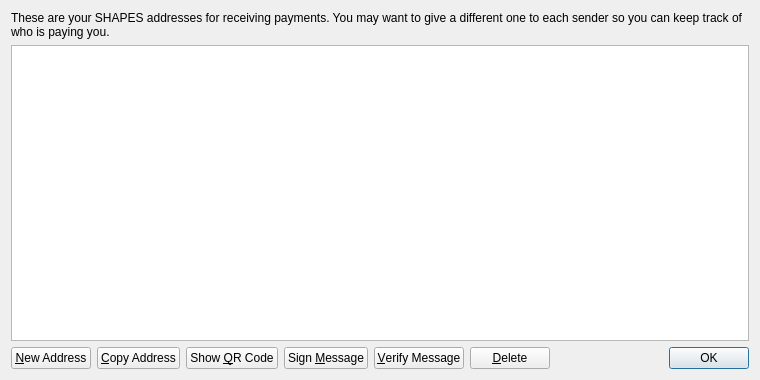
<?xml version="1.0" encoding="UTF-8"?>
<ui version="4.0">
 <class>AddressBookPage</class>
 <widget class="QWidget" name="AddressBookPage">
  <property name="geometry">
   <rect>
    <x>0</x>
    <y>0</y>
    <width>760</width>
    <height>380</height>
   </rect>
  </property>
  <property name="windowTitle">
   <string>Address Book</string>
  </property>
  <layout class="QVBoxLayout" name="verticalLayout">
   <item>
    <widget class="QLabel" name="labelExplanation">
     <property name="text">
      <string>These are your SHAPES addresses for receiving payments. You may want to give a different one to each sender so you can keep track of who is paying you.</string>
     </property>
     <property name="textFormat">
      <enum>Qt::PlainText</enum>
     </property>
     <property name="wordWrap">
      <bool>true</bool>
     </property>
    </widget>
   </item>
   <item>
    <widget class="QTableView" name="tableView">
     <property name="contextMenuPolicy">
      <enum>Qt::CustomContextMenu</enum>
     </property>
     <property name="toolTip">
      <string>Double-click to edit address or label</string>
     </property>
     <property name="tabKeyNavigation">
      <bool>false</bool>
     </property>
     <property name="alternatingRowColors">
      <bool>true</bool>
     </property>
     <property name="selectionMode">
      <enum>QAbstractItemView::SingleSelection</enum>
     </property>
     <property name="selectionBehavior">
      <enum>QAbstractItemView::SelectRows</enum>
     </property>
     <property name="sortingEnabled">
      <bool>true</bool>
     </property>
     <attribute name="verticalHeaderVisible">
      <bool>false</bool>
     </attribute>
    </widget>
   </item>
   <item>
    <layout class="QHBoxLayout" name="horizontalLayout">
     <item>
      <widget class="QPushButton" name="newAddressButton">
       <property name="toolTip">
        <string>Create a new address</string>
       </property>
       <property name="text">
        <string>&amp;New Address</string>
       </property>
       <property name="icon">
        <iconset resource="../bitcoin.qrc">
         <normaloff>:/icons/add</normaloff>:/icons/add</iconset>
       </property>
      </widget>
     </item>
     <item>
      <widget class="QPushButton" name="copyToClipboard">
       <property name="toolTip">
        <string>Copy the currently selected address to the system clipboard</string>
       </property>
       <property name="text">
        <string>&amp;Copy Address</string>
       </property>
       <property name="icon">
        <iconset resource="../bitcoin.qrc">
         <normaloff>:/icons/editcopy</normaloff>:/icons/editcopy</iconset>
       </property>
      </widget>
     </item>
     <item>
      <widget class="QPushButton" name="showQRCode">
       <property name="text">
        <string>Show &amp;QR Code</string>
       </property>
       <property name="icon">
        <iconset resource="../bitcoin.qrc">
         <normaloff>:/icons/qrcode</normaloff>:/icons/qrcode</iconset>
       </property>
      </widget>
     </item>
     <item>
      <widget class="QPushButton" name="signMessage">
       <property name="toolTip">
        <string>Sign a message to prove you own a SHAPES address</string>
       </property>
       <property name="text">
        <string>Sign &amp;Message</string>
       </property>
       <property name="icon">
        <iconset resource="../bitcoin.qrc">
         <normaloff>:/icons/edit</normaloff>:/icons/edit</iconset>
       </property>
      </widget>
     </item>
     <item>
      <widget class="QPushButton" name="verifyMessage">
       <property name="toolTip">
        <string>Verify a message to ensure it was signed with a specified SHAPES address</string>
       </property>
       <property name="text">
        <string>&amp;Verify Message</string>
       </property>
       <property name="icon">
        <iconset resource="../bitcoin.qrc">
         <normaloff>:/icons/transaction_0</normaloff>:/icons/transaction_0</iconset>
       </property>
      </widget>
     </item>
     <item>
      <widget class="QPushButton" name="deleteButton">
       <property name="toolTip">
        <string>Delete the currently selected address from the list</string>
       </property>
       <property name="text">
        <string>&amp;Delete</string>
       </property>
       <property name="icon">
        <iconset resource="../bitcoin.qrc">
         <normaloff>:/icons/remove</normaloff>:/icons/remove</iconset>
       </property>
      </widget>
     </item>
     <item>
      <spacer name="horizontalSpacer">
       <property name="orientation">
        <enum>Qt::Horizontal</enum>
       </property>
       <property name="sizeHint" stdset="0">
        <size>
         <width>40</width>
         <height>20</height>
        </size>
       </property>
      </spacer>
     </item>
     <item>
      <widget class="QDialogButtonBox" name="buttonBox">
       <property name="sizePolicy">
        <sizepolicy hsizetype="Maximum" vsizetype="Fixed">
         <horstretch>0</horstretch>
         <verstretch>0</verstretch>
        </sizepolicy>
       </property>
       <property name="standardButtons">
        <set>QDialogButtonBox::Ok</set>
       </property>
      </widget>
     </item>
    </layout>
   </item>
  </layout>
 </widget>
 <resources>
  <include location="../bitcoin.qrc"/>
 </resources>
 <connections/>
</ui>
